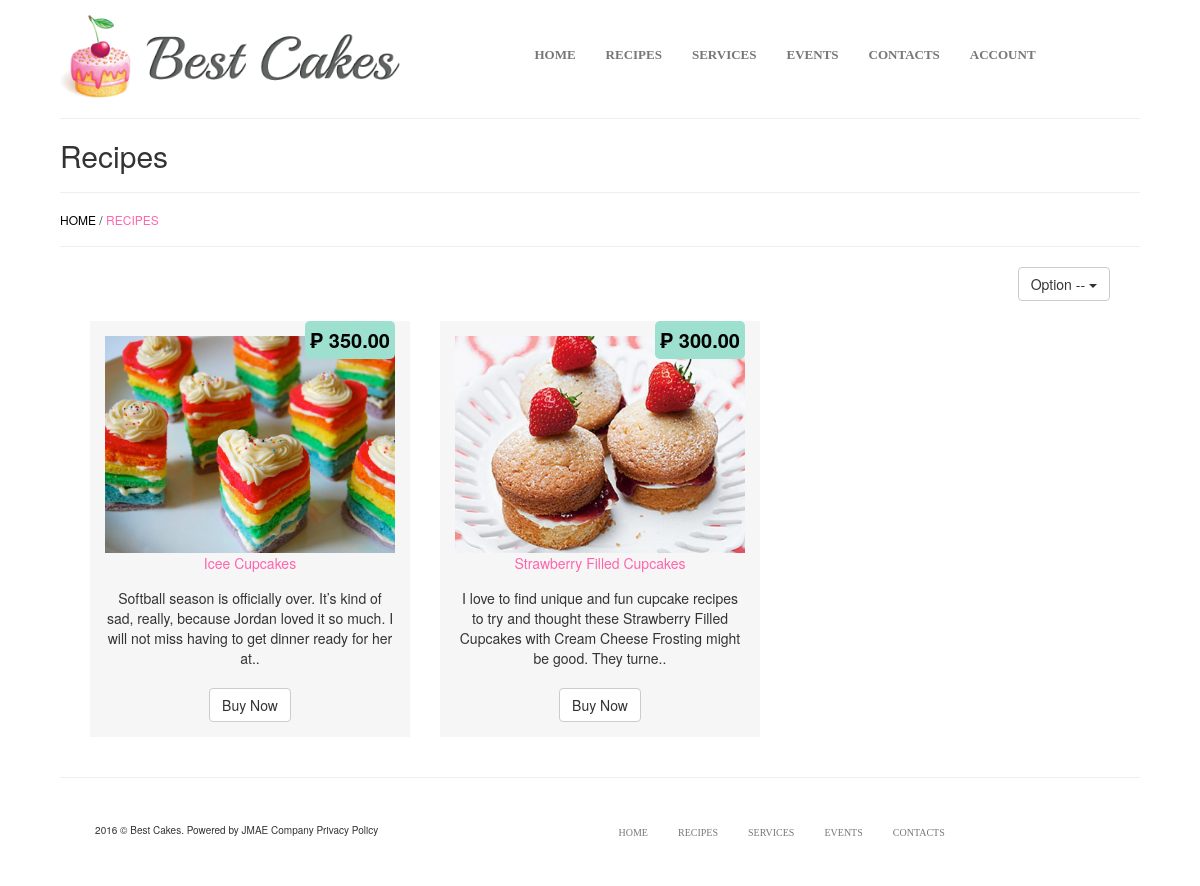
The app's page /index.php/recipes, older data.
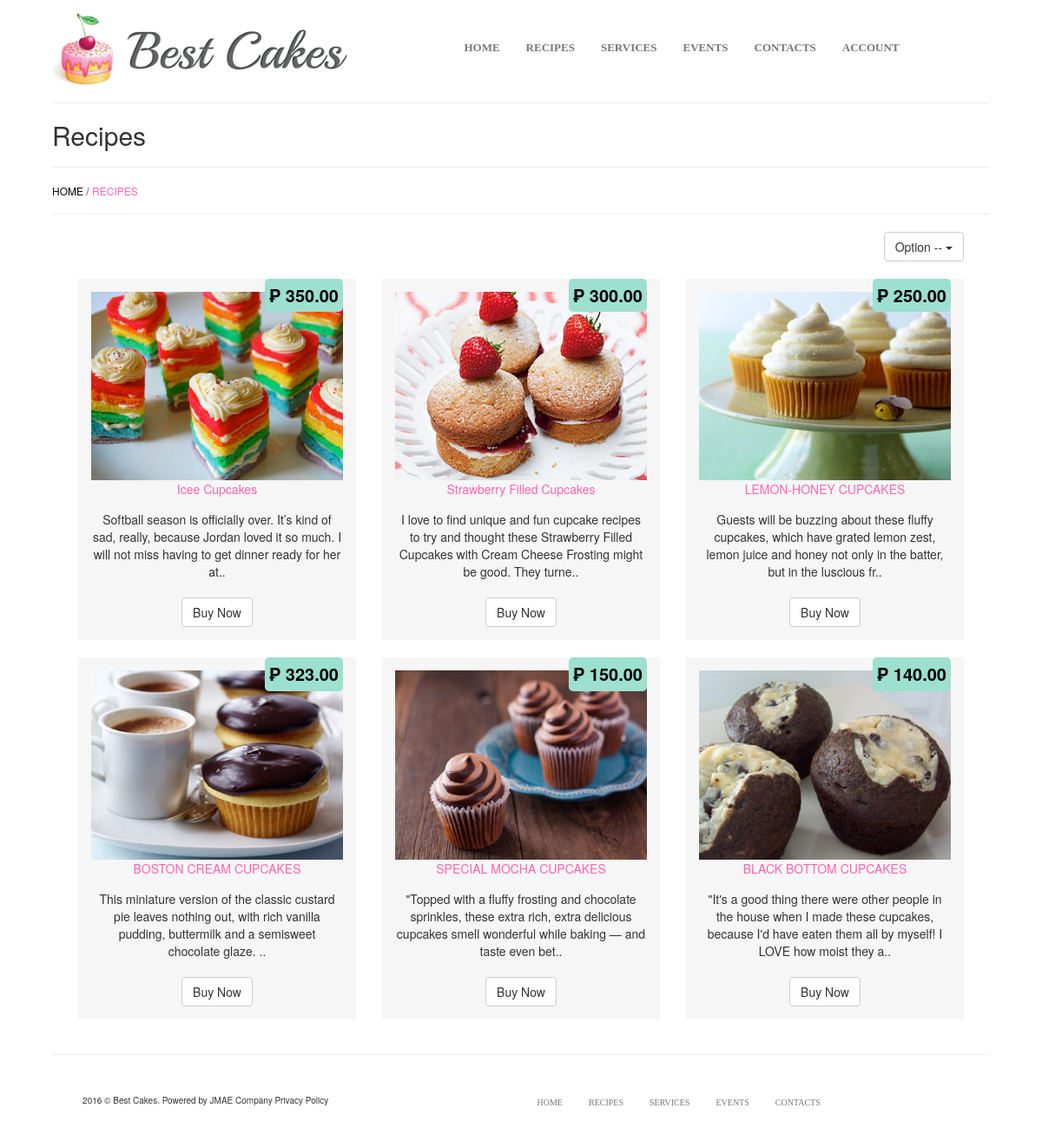
The same page, newer data.
### tables this page shows
CREATE TABLE `posted` (
  `NO` int(11) NOT NULL,
  `NAME` varchar(100) NOT NULL,
  `ACCOUNT_TYPE` varchar(20) NOT NULL,
  `TITLE` varchar(255) NOT NULL,
  `IMAGEURL` varchar(100) NOT NULL,
  `DESCRIPTION` varchar(5000) NOT NULL,
  `DATE` varchar(50) NOT NULL,
  `TEMPLATENAME` varchar(50) NOT NULL,
  `RECIPES` varchar(5000) NOT NULL,
  `COMMAND` varchar(50) NOT NULL,
  `PRICE` varchar(50) NOT NULL,
  `CATEGORIES` varchar(50) NOT NULL
);

### application/controllers/Recipes.php (called while the page is built, shortened)
<?php
class Recipes extends CI_Controller
{
	public function __construct()
    {
        $this->load->model('Users_model');
        $this->load->model('Postcontent_model');
        $this->load->model('Recipes_model');
    }
	public function index()
	{
		$this->option(null);
	}
	public function option($categ = null)
	{
		$selectname = "Option --";
		$details = array (
			'recipes_content'	=>	$this->Recipes_model->get_content($categ),
			'curpage'			=>	'recipes',
			'title'				=>	'Recipes',
			'selectname'		=> 	$selectname
		);
		$data['content'] = $this->load->view('user/recipes/template_recipes.php', $details, TRUE);
		$this->load->view('template.php', $data);
	}
}

### index.php (called while the page is built, shortened)
<?php
require_once BASEPATH.'core/CodeIgniter.php';

### application/models/Recipes_model.php (called while the page is built, shortened)
<?php
class Recipes_model extends CI_Model
{
	public $table 		 			= "posted";
	public $command 				= "COMMAND";
	public $templatename 			= "TEMPLATENAME";
	public $price					= "PRICE";
	public $title					= "TITLE";
	function get_content($categ){
		if ($categ == ""){
			$row = 	$this->db->where($this->templatename, 'DESIGN2')
							 ->where($this->command, 'SELL')
					 		 ->get($this->table);
			return $row->result();
		}else if($categ == "ascending"){
			$row = 	$this->db->where($this->templatename, 'DESIGN2')
							 ->where($this->command, 'SELL')
							 ->order_by($this->price,"ASC")
					 		 ->get($this->table);
			return $row->result();
		}else if($categ == "descending"){
			$row = 	$this->db->where($this->templatename, 'DESIGN2')
							 ->where($this->command, 'SELL')
							 ->order_by($this->price,"DESC")
					 		 ->get($this->table);
			return $row->result();
		}else if($categ == "alphabetical"){
			$row = 	$this->db->where($this->templatename, 'DESIGN2')
							 ->where($this->command, 'SELL')
							 ->order_by($this->title,"ASC")
					 		 ->get($this->table);
			return $row->result();
		}
	}
}

### application/views/user/recipes/template_recipes.php (the view, shortened to what this page needs)
<div>
	<h1>Recipes</h1>
</div>
<hr>
	<h5> <a href="<?php echo base_url();?>">HOME</a> / <span style="color: #FF65AE;">RECIPES</span> </span></a></h5>
<hr>
<div class="col-md-12">
	<div class="col-md-12 pad-bot">
	<div class="pull-right dropdown">
	  	<button class="btn btn-default dropdown-toggle" type="button" data-toggle="dropdown"><?php echo $selectname;?>
	  	<span class="caret"></span></button>
	</div>
	</div>
</div>
<div class="col-md-12">
<?php
	foreach ($recipes_content as $recipe) {
?>
		<div class="col-md-4">
			<div class="panel panel-default no-border" style="background-color: #F6F6F6;">
				<div class="panel-body text-center">
					<div class="design-price-recipe">₱ <?php echo $recipe->PRICE;?></div>
				    <img src="<?php echo base_url(); ?>public/img/<?php echo $recipe->IMAGEURL;?>" class="img-responsive" />
				    <div>
				    	<a href="" style="color: #FF65AE;"><?php echo $recipe->TITLE;?></a>
				    </div>
				    <div class="pad-bot" >
				    	<?php
				    		$desc = substr($recipe->DESCRIPTION, 0, 150);
				    		$desc = explode("|", $desc);
				    		foreach ($desc as $descrip) {
				    	?>
				    			<div class="pad-top-fiften"><?php echo $descrip; ?>..</div>
				    	<?php
				    		}
				    	?>
				    </div>
				    <div class="btn btn-default">Buy Now</div>
				</div>
			</div>
		</div>
<?php
	}
?>
</div>

### application/views/template.php (shortened to what this page needs)
<html>
	<head>
		<?php $this->load->view("common/css/css_files_includes.php"); ?>
	</head>
	<body>
		<div class="container">
			<div class="panel panel-default" style="border-radius: 0px;border:0px;">
			  	<div class="panel-body">
			    	<div class="container-fluid">
	    				<?php
	    					$this->load->view('common/navtop_customer.php');
	    					if ($curpage == 'home')
	    					{
	    						$this->load->view('templatecontent.php');
	    					}
	    					else if ($curpage == 'recipes')
	    					{
	    						$this->load->view('user/recipes/template_recipes.php');
	    					}
	    					$this->load->view('templatefooter.php');
	    				?>
			    	</div>
			  	</div>
			</div>
		</div>
	</body>
</html>

### application/views/common/css/css_files_includes.php (shortened to what this page needs)
<link rel="stylesheet" href="<?php echo base_url();?>public/css/bootstrap.min.css"/>
<link rel="stylesheet" href="<?php echo base_url();?>public/css/style.css">
<link rel="stylesheet" href="<?php echo base_url();?>public/css/plugins/toastr/toastr.min.css">

### application/views/common/navtop_customer.php (shortened to what this page needs)
<div class="row">
	<div class="col-md-4">
		<center><a href="<?php echo base_url();?>"><img src="<?php echo base_url();?>public/img/cakes.png" class="img-responsive" /></a></center>
	</div>
	<div class="col-md-8" style="padding-top: 15px;">
		<div>
			<nav class="nav2 navbar navbar-default" style="background-color: #ffffff;font-size: 13px; font-family: PT Serif;">
				<div class="">
				  	<div class="text-center">
				        <ul class="nav navbar-nav" style="display: inline-block;">
				            <li class="text-center">
				                <a href="<?php echo base_url();?>" class="weightninehund">HOME</a>
				            </li>
				            <li class="text-center">
				                <a href="<?php echo base_url();?>recipes" class="weightninehund">RECIPES</a>
				            </li>
				            <li class="text-center">
				                <a href="<?php echo base_url();?>services" class="weightninehund">SERVICES</a>
				            </li>
				            <li class="text-center">
				                <a href="<?php echo base_url();?>events" class="weightninehund">EVENTS</a>
				            </li>
				            <li class="text-center">
				                <a href="<?php echo base_url();?>contacts" class="weightninehund">CONTACTS</a>
				            </li>
				            <li class="text-center">
				                <a href="#" class="weightninehund"  data-toggle="modal" data-target="#loginModal">ACCOUNT</a>
				            </li>
				        </ul>
					</div>
				</div>
			</nav>
		</div>
	</div>
</div>
<hr/>

### application/views/templatefooter.php (shortened to what this page needs)
<hr/>
<div class="pad-ten">
	<div class="row">
		<div class="col-md-4 pad-top-fiften text-center" style="font-size: 10px;">
			2016 © Best Cakes. Powered by JMAE Company Privacy Policy
		</div>
		<div class="col-md-8">
			<nav class="navbar navbar-default text-center" style="background-color: #ffffff;font-size: 10px; font-family: PT Serif; ">
				<ul class="nav navbar-nav" style="display: inline-block;">
					<li class="text-center"><a href="<?php echo base_url(); ?>">HOME</a></li>
					<li class="text-center"><a href="<?php echo base_url(); ?>recipes">RECIPES</a></li>
					<li class="text-center"><a href="<?php echo base_url(); ?>services">SERVICES</a></li>
					<li class="text-center"><a href="<?php echo base_url(); ?>events">EVENTS</a></li>
					<li class="text-center"><a href="<?php echo base_url(); ?>contacts">CONTACTS</a></li>
				</ul>
			</nav>
		</div>
	</div>
</div>

### public/css/style.css (style rules this page uses)
h1 { font-size: 30px; }
h5 { font-size: 12px; }
body { background-color: #ffffff; background-image: url('/design2/public/img/wooden.jpg'); }
a { color: black; }
.navbar .navbar-nav { display: inline-block; float: none; vertical-align: top; }
.weightninehund { font-weight: 900; }
.navbar-default { margin-bottom: 0px; border: 0px; }
.text-center { text-align: center; }
.form-control, .form-control:focus, .has-error .form-control:focus, .has-success .form-control:focus, .has-warning .form-control:focus, .navbar-collapse, .navbar-form, .navbar-form-custom .form-control:focus, .navbar-form-custom .form-control:hover, .open .btn.dropdown-toggle, .panel, .popover, .progress, .progress-bar { box-shadow: none; }
.pad-bot { padding-bottom: 20px; }
.pad-top-fiften { padding-top: 15px; }
.no-border { border-radius: 0px; border: 0px; }
.pad-ten { padding: 10px; }
.design-price-recipe { width: auto; padding: 5px; position:absolute; right: 30; top: 0; border-radius: 5px; background-color: #9DE0D0; opacity: 1; font-weight: bold; font-size: 20px; color: #000000; }

Row changes from the older to the newer data that the page shows:
now on this page (row edited): posted: PRICE "250.00", IMAGEURL (picture), TITLE "LEMON-HONEY CUPCAKES", DESCRIPTION "Guests will be buzzing about these fluffy cupcakes, which have grated lemon zest, lemon juice and honey not only in the batter, but in the luscious fr"
now on this page (row edited): posted: PRICE "323.00", IMAGEURL (picture), TITLE "BOSTON CREAM CUPCAKES", DESCRIPTION "This miniature version of the classic custard pie leaves nothing out, with rich vanilla pudding, buttermilk and a semisweet chocolate glaze."
now on this page (row edited): posted: PRICE "150.00", IMAGEURL (picture), TITLE "SPECIAL MOCHA CUPCAKES", DESCRIPTION "\"Topped with a fluffy frosting and chocolate sprinkles, these extra rich, extra delicious cupcakes smell wonderful while baking — and taste even bet"
now on this page (row edited): posted: PRICE "140.00", IMAGEURL (picture), TITLE "BLACK BOTTOM CUPCAKES", DESCRIPTION "\"It's a good thing there were other people in the house when I made these cupcakes, because I'd have eaten them all by myself! I LOVE how moist they a"
